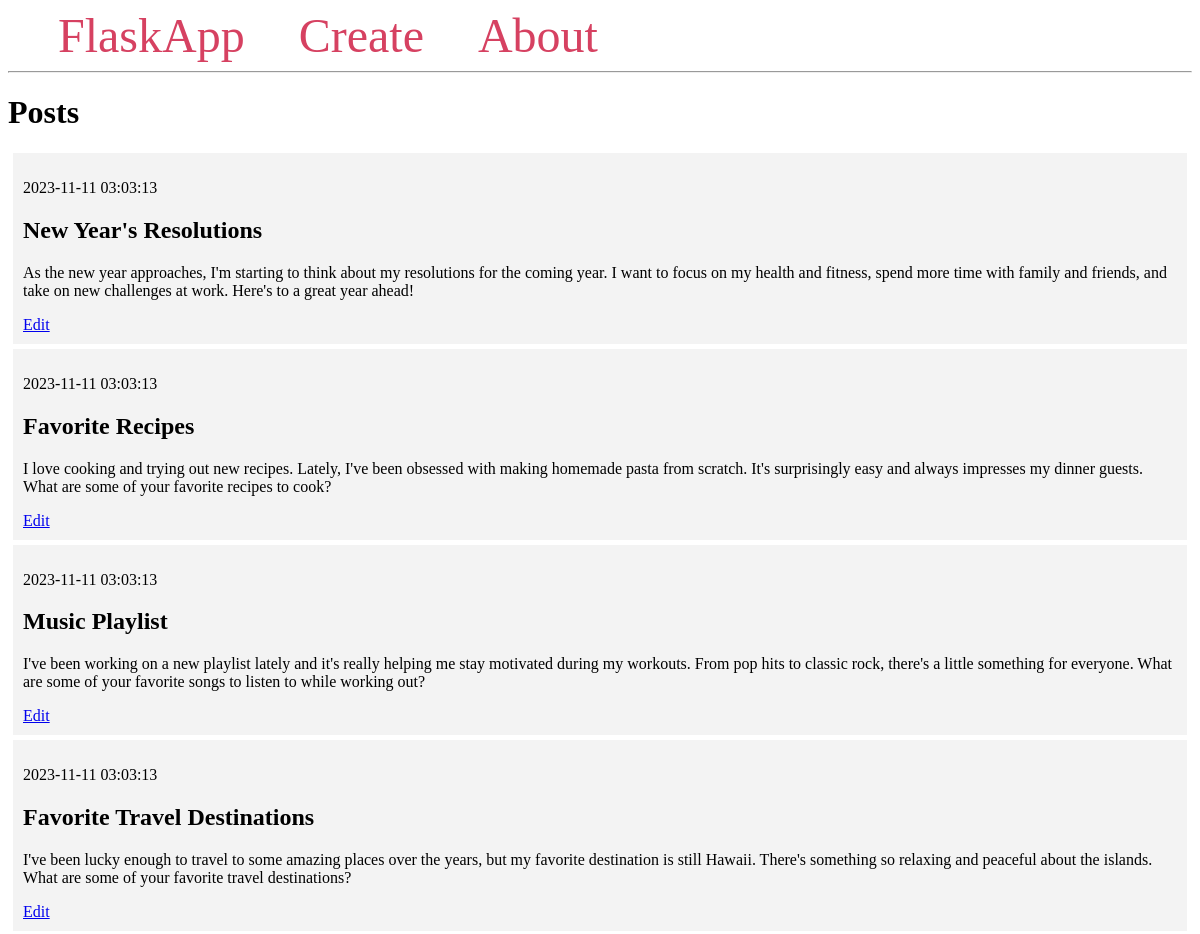
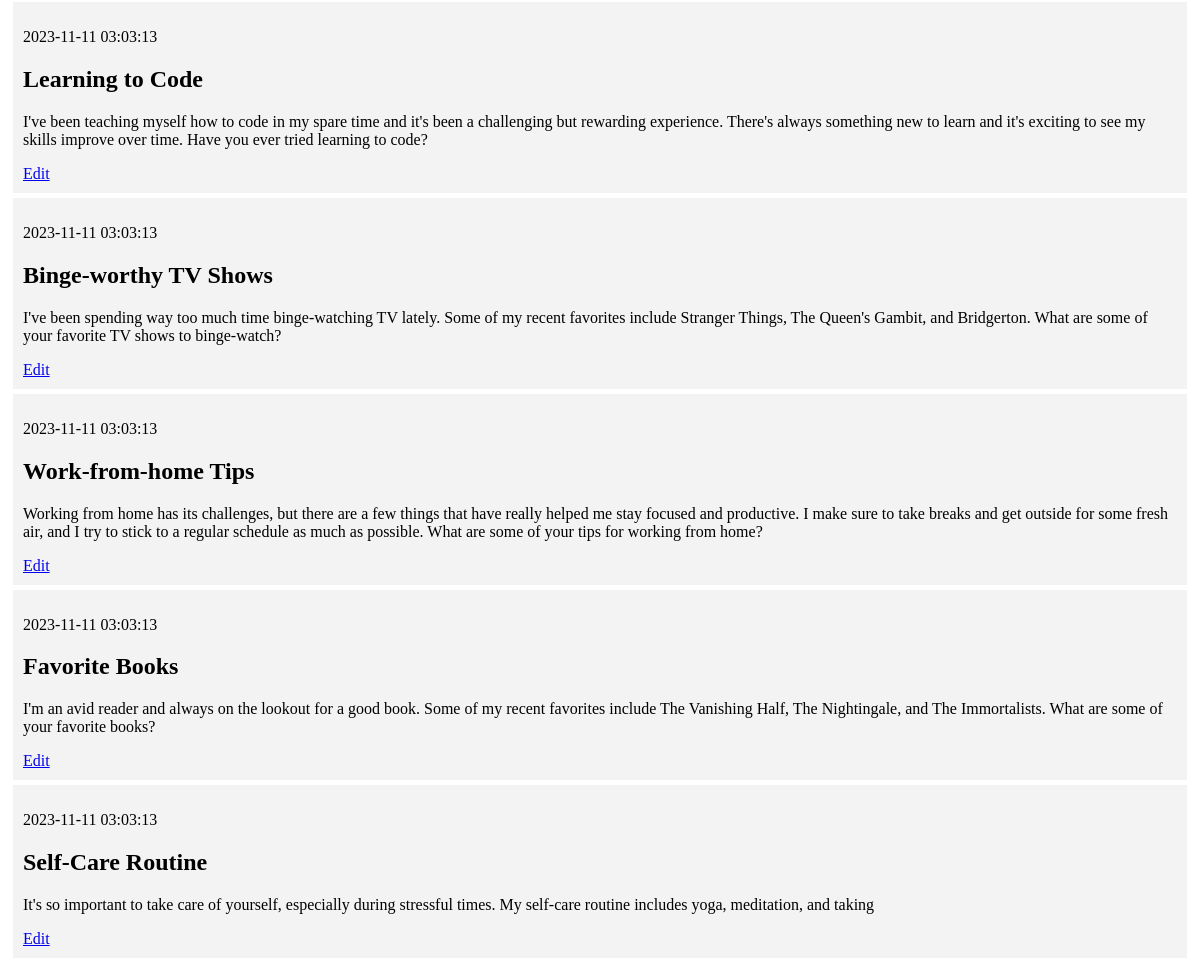
The page / on the database its author committed (2 pictures, top to bottom).
### tables this page shows
CREATE TABLE posts (
    id INTEGER PRIMARY KEY AUTOINCREMENT,
    created TIMESTAMP NOT NULL DEFAULT CURRENT_TIMESTAMP,
    title TEXT NOT NULL,
    content TEXT NOT NULL
);

### app.py (the view)
@app.route('/')
def index():
    conn = get_db_connection()
    query = "SELECT * FROM posts"
    posts = conn.execute(query).fetchall()
    conn.close()
    return render_template('index.html', posts=posts)

### app.py (called while the page is built)
def get_db_connection():
    conn = sqlite3.connect('database.db')
    conn.row_factory = sqlite3.Row
    return conn

### templates/index.html
{% extends 'base.html' %}
{% block content %}
    <h1>{% block title %} Posts {% endblock %}</h1>
    {% for post in posts %}
        <div class = "post">
            <p> {{ post['created'] }}</p>
            <h2>{{ post['title'] }}</h2>
            <p>{{ post['content'] }}</p>
            <a href="{{ url_for('edit', id=post['id']) }}">Edit</a>
        </div>
    {% endfor %}
{% endblock %}

### templates/base.html (shortened to what this page needs)
<!DOCTYPE html>
<html lang="en">
<head>
</head>
<body>
    <nav>
        <a href="{{ url_for('index') }}">FlaskApp</a>
        <a href="{{ url_for('create') }}">Create</a>
        <a href="#">About</a>
    </nav>
    <hr>
    <div class="content">
        {% block content %} {% endblock %}
    </div>
</body>
</html>

### templates/base.html (style rules this page uses)
.post { padding: 10px; margin: 5px; background-color: #f3f3f3 }
nav a { color: #d64161; font-size: 3em; margin-left: 50px; text-decoration: none; }

### rows shown on the page
posts: created "2023-11-11 03:03:13", title "New Year's Resolutions", content "As the new year approaches, I'm starting to think about my resolutions for the coming year. I want to focus on my health and fitness, spend more time with family and friends, and take on new challenges at work. Here's to a great year ahead!"
posts: created "2023-11-11 03:03:13", title "Favorite Recipes", content "I love cooking and trying out new recipes. Lately, I've been obsessed with making homemade pasta from scratch. It's surprisingly easy and always impresses my dinner guests. What are some of your favorite recipes to cook?"
posts: created "2023-11-11 03:03:13", title "Music Playlist", content "I've been working on a new playlist lately and it's really helping me stay motivated during my workouts. From pop hits to classic rock, there's a little something for everyone. What are some of your favorite songs to listen to while working out?"
posts: created "2023-11-11 03:03:13", title "Favorite Travel Destinations", content "I've been lucky enough to travel to some amazing places over the years, but my favorite destination is still Hawaii. There's something so relaxing and peaceful about the islands. What are some of your favorite travel destinations?"
posts: created "2023-11-11 03:03:13", title "Learning to Code", content "I've been teaching myself how to code in my spare time and it's been a challenging but rewarding experience. There's always something new to learn and it's exciting to see my skills improve over time. Have you ever tried learning to code?"
posts: created "2023-11-11 03:03:13", title "Binge-worthy TV Shows", content "I've been spending way too much time binge-watching TV lately. Some of my recent favorites include Stranger Things, The Queen's Gambit, and Bridgerton. What are some of your favorite TV shows to binge-watch?"
posts: created "2023-11-11 03:03:13", title "Work-from-home Tips", content "Working from home has its challenges, but there are a few things that have really helped me stay focused and productive. I make sure to take breaks and get outside for some fresh air, and I try to stick to a regular schedule as much as possible. What are some of your tips for working from home?"
posts: created "2023-11-11 03:03:13", title "Favorite Books", content "I'm an avid reader and always on the lookout for a good book. Some of my recent favorites include The Vanishing Half, The Nightingale, and The Immortalists. What are some of your favorite books?"
posts: created "2023-11-11 03:03:13", title "Self-Care Routine", content "It's so important to take care of yourself, especially during stressful times. My self-care routine includes yoga, meditation, and taking"
